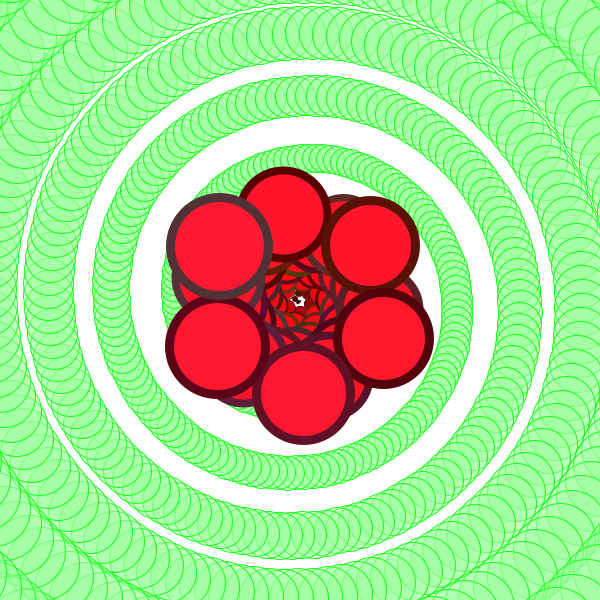
Frame 1 (no input)
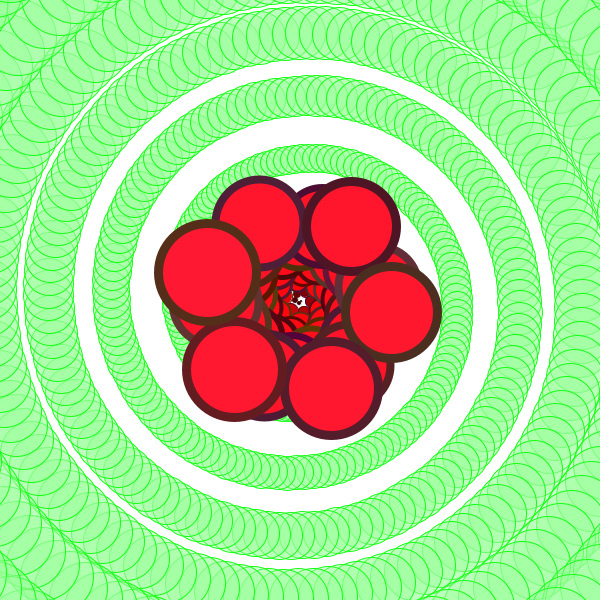
Frame 60 (the mouse pressed at the canvas centre just before this capture)
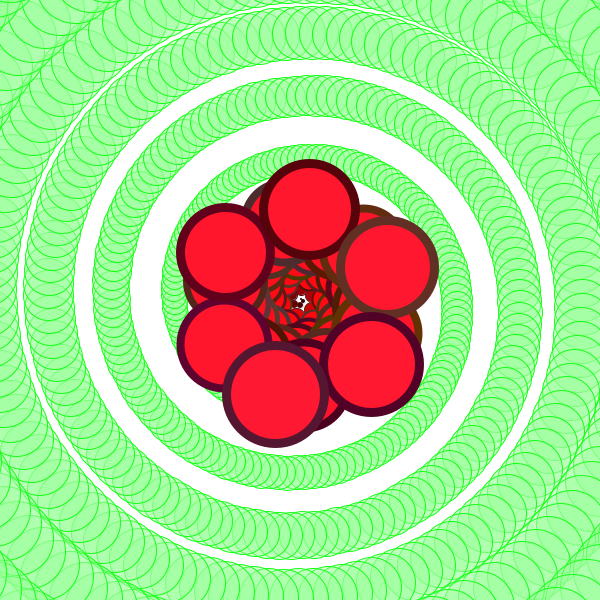
Frame 120 (the mouse held since frame 60 and released just before this capture)

The Processing sketch that drew these frames (run headless with seeded random() and noise(); from frame 60 on, the mouse is pressed at the canvas centre):

// Processing sketch: processing_97682
// ── processing_97682.pde

/*el fons és un aspiral amb ellipses que creixen de mida, 
al centre de la pantalla hi ha 50 pilotes que giren en cercle de forma concentrica, cadescuna independentment,
col·locades per fer l'efecte d'una rosa que va girnat.*/



int szx,szy;
float grau;
int numPilotes=50;
int[] posx=new int[numPilotes];
int[] posy=new int[numPilotes];
int[] velx=new int[numPilotes];
int[] vely=new int[numPilotes];


void setup() {
size(600, 600);
frameRate(100);
grau=0;
}

void draw() {
  background(255);
  /*amb una matriu i variables de posicio i angle, 
  totes en funció de la variable de la matriu per 
  aconseguir l'efecte d'espiral*/
  
  translate(width/2,height/2);
  strokeWeight(1);
for(float i=0;i<height;i+=0.5){
int extrem= int(i/5);
float angle=PI+0.1*i;
float posx=cos(angle)*i;
float posy=sin(angle)*i;
stroke(20,255,20);
   fill(150,255,150,100);
    ellipse(posx, posy,extrem,extrem);
    /*seguit de punts col·locats cada cert angle, fan l'efecte de ser rectes que surten del centre,
    aquest afegit feia que les parts amb moviment s'enlentisin
    per això l'he suprimit */
    
   /*for(angle=PI/8;angle<8*PI;angle+=PI/8){
     float posxx=cos(angle+PI)*i;
     float posyy=sin (angle+PI)*i;
     int extremM= int(i/16);
      stroke(200,20,20,20);
      fill(255,20,20,20);
      ellipse(posxx,posyy,extremM,extremM);
    }*/
}

for (int i=0; i<numPilotes; i+=1) {
  
  grau=grau+0.1;
  strokeWeight(i/5);
  stroke(random(75,100),random(0,60),random(0,60));
  fill(25*i,i/2,i);
  szx=i*2;
  szy=i*2;
  posx[i]=0;
  posy[i]=0;
  velx[i]=int(cos(grau+i)*2*i);
  vely[i]=int(sin(grau+i)*2*i);
  posx[i]+=velx[i];
  posy[i]+=vely[i];
  ellipse(posx[i],posy[i],szx,szy);
}
}
